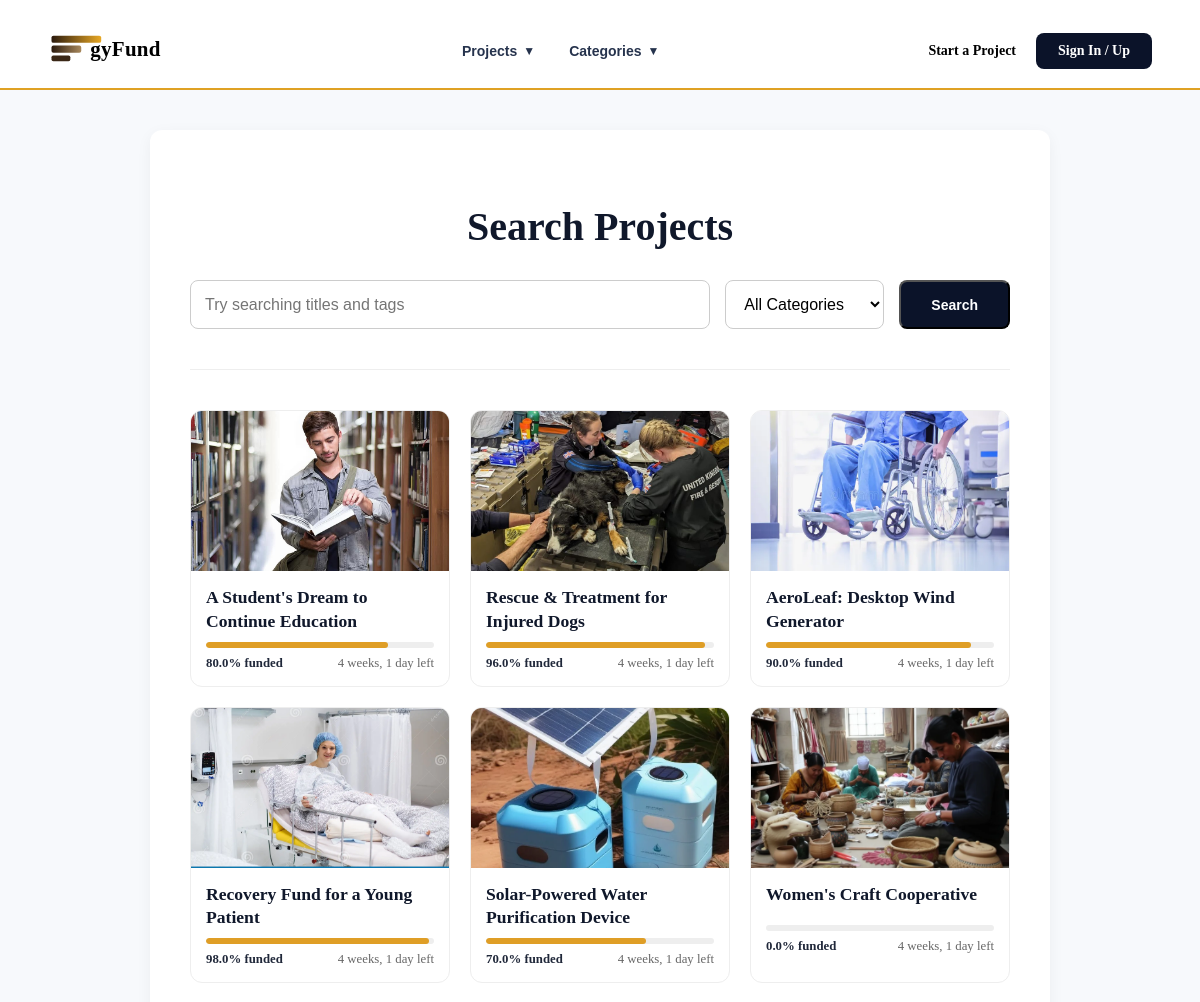
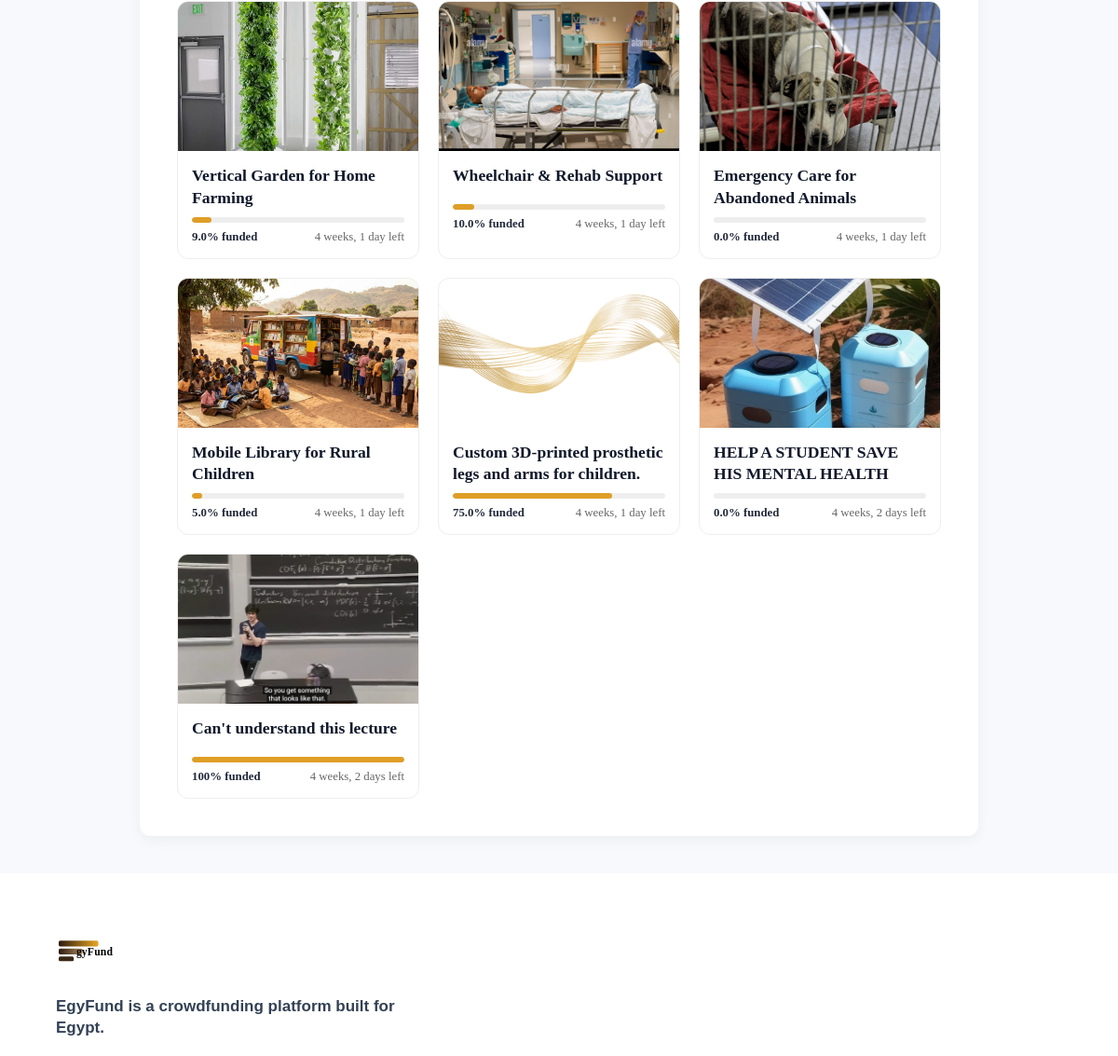
The app's page /search/ with its own data (2 pictures, top to bottom).
### projects/models.py (models this page shows, shortened)
class Project(models.Model):
    @property
    def total_donations(self):
        if hasattr(self, 'donations'):
            total = self.donations.aggregate(total=Sum('amount'))['total']
            return total if total else 0
        if hasattr(self, 'donation_set'):
            total = self.donation_set.aggregate(total=Sum('amount'))['total']
            return total if total else 0
        return 0
    @property
    def funding_percentage(self):
        if not self.target_amount or self.target_amount == 0:
            return 0
        pct = (self.total_donations / self.target_amount) * 100
        return min(round(pct, 1), 100)
    @property
    def cover_image_url(self):
        first_img = self.images.order_by('display_order', 'id').first()
        if first_img and first_img.image:
            return first_img.image.url
        title_to_image = {
            "A Student's Dream to Continue Education": "student-library-books-book-learn-education-knowledge-information-study.jpg",
            "Rescue & Treatment for Injured Dogs": "_128575048_colin-wide-1.jpg",
            "AeroLeaf: Desktop Wind Generator": "wheelchairs-hospital-patient-sitting-wheelchair-holds-his-hands-wheel-self-care-patients-mobility-127469472.webp",
            "Recovery Fund for a Young Patient": "young-woman-hospital-recovery-room-surgery-patient-recovering-post-operative-care-modern-cast-pulse-oximeter-71090332.webp",
            "Solar-Powered Water Purification Device": "image-3.webp",
            "Women's Craft Cooperative": "image_0-19.webp",
            "Vertical Garden for Home Farming": "aeroponic-garden-Indoor-Vertical-Farm.webp",
            "Wheelchair & Rehab Support": "female-patient-in-recovery-room-E594X7.jpg",
            "Emergency Care for Abandoned Animals": "1920_gettyimages-1162266390.jpg",
            "Mobile Library for Rural Children": "pict_large.jpg",
            "Custom 3D-printed prosthetic legs and arms for children.": "pngtree-abstract-golden-lines-ripple-fluttering-border-png-image_6787892.png"
        }
        if self.title in title_to_image:
            return f"/static/assets/images/{title_to_image[self.title]}"
        return '/static/assets/images/image-3.webp'
    class Status(models.TextChoices):
        DRAFT = "DRAFT", "Draft"
        RUNNING = "RUNNING", "Running"
        COMPLETED = "COMPLETED", "Completed"
        CANCELLED = "CANCELLED", "Cancelled"
    owner = models.ForeignKey(
        settings.AUTH_USER_MODEL,
        on_delete=models.CASCADE,
        related_name="projects"
    )
    category = models.ForeignKey(
        Category,
        on_delete=models.PROTECT,
        related_name="projects"
    )
    title = models.CharField(
        max_length=255
    )
    details = models.TextField()
    target_amount = models.DecimalField(
        max_digits=12,
        decimal_places=2
    )
    start_at = models.DateTimeField()
    end_at = models.DateTimeField()
    status = models.CharField(
        max_length=20,
        choices=Status.choices,
        default=Status.DRAFT
    )
    is_featured = models.BooleanField(
        default=False
    )
    cancelled_at = models.DateTimeField(
        blank=True,
        null=True
    )
    tags = models.ManyToManyField(
        Tag,
        through="ProjectTag",
        related_name="projects"
    )
    created_at = models.DateTimeField(
        auto_now_add=True
    )
    updated_at = models.DateTimeField(
        auto_now=True
    )

class ProjectImage(models.Model):
    project = models.ForeignKey(
        Project,
        on_delete=models.CASCADE,
        related_name="images"
    )
    image = models.ImageField(
        upload_to="projects/"
    )
    display_order = models.PositiveIntegerField(
        default=0
    )
    created_at = models.DateTimeField(
        auto_now_add=True
    )
    class Meta:
        ordering = ["display_order", "id"]

### projects/views.py (the view)
# urls.py: path('search/', views.search_projects, name='search_projects'),
def search_projects(request):
    query = request.GET.get('q', '')
    cat_id = request.GET.get('category', '')
    projects = Project.objects.all()
    if query:
        projects = projects.filter(title__icontains=query) | projects.filter(details__icontains=query)
    if cat_id:
        projects = projects.filter(category_id=cat_id)
    context = {
        'query': query,
        'selected_category': cat_id,
        'projects': projects,
        'categories': Category.objects.all()
    }
    return render(request, 'projects/search.html', context)

### projects/templates/projects/search.html (shortened to what this page needs)
﻿{% load static %}
<!DOCTYPE html>
<html lang="en" dir="ltr">
<head>
    <link rel="stylesheet" href="{% static 'css/base/reset.css' %}">
    <link rel="stylesheet" href="{% static 'css/pages/auth.css' %}">
    <link rel="stylesheet" href="{% static 'css/layout/header.css' %}">
    <link rel="stylesheet" href="{% static 'css/layout/footer.css' %}">
    <link rel="stylesheet" href="{% static 'css/components/slider.css' %}">
    <link rel="stylesheet" href="{% static 'css/components/cards.css' %}">
    <link rel="stylesheet" href="{% static 'css/pages/home.css' %}">
    <link rel="stylesheet" href="{% static 'css/components/featured-projects.css' %}">
</head>
<body>
    <header class="site-header">
        <div class="container header-container">
            <div class="logo">
                <a href="/">
                    <img src="{% static 'assets/icons/gyFund_logo.svg' %}" alt="EgyFund Text" class="logo-img-text">
                </a>
            </div>
            <nav class="main-navigation" aria-label="Main navigation">
                <div class="projects-navigation">
                    <button type="button" class="nav-link projects-toggle" id="projects-toggle" aria-expanded="false" aria-controls="projects-menu">
                        Projects <span class="projects-arrow" aria-hidden="true">&#9660;</span>
                    </button>
                </div>
                <div class="categories-navigation">
                    <button type="button" class="nav-link categories-toggle" id="categories-toggle" aria-expanded="false" aria-controls="categories-menu">
                        Categories <span class="categories-arrow" aria-hidden="true">&#9660;</span>
                    </button>
                </div>
            </nav>
            <div class="header-actions">
                {% if user.is_authenticated %}
                    <div class="user-navigation">
                        <button type="button" class="user-navigation-toggle" id="user-navigation-toggle" aria-expanded="false" aria-controls="user-navigation-menu">
                            <span class="user-avatar">
                                <img src="{% static 'assets/icons/profile-icon-white-bg.svg' %}" alt="User profile">
                            </span>
                            <span class="user-name" id="header-user-name">
                                {{ user.first_name|default:user.email }}
                            </span>
                            <span class="user-chevron" aria-hidden="true">&#9660;</span>
                        </button>
                        <div class="user-navigation-menu" id="user-navigation-menu" hidden>
                            <a href="{% url 'users:profile' %}" class="user-menu-item">
                                <span class="user-menu-text">My Profile</span>
                            </a>
                            <div class="user-menu-divider" aria-hidden="true"></div>
                            <form method="post" action="{% url 'users:logout' %}" style="margin: 0;">
                                {% csrf_token %}
                                <button type="submit" class="user-menu-item user-logout" style="width: 100%; text-align: left; background: none; border: none; cursor: pointer;">
                                    <span class="user-menu-text">Log out</span>
                                </button>
                            </form>
                        </div>
                    </div>
                {% else %}
                    <a href="{% url 'projects:go_fund' %}" class="btn-start">Start a Project</a>
                    <a href="{% url 'users:login' %}" class="btn-signin">Sign In / Up</a>
                {% endif %}
            </div>
        </div>
        <div class="header-border"></div>
    </header>
    <main class="search-page-container" style="background-color: #f7f9fc; min-height: 80vh; padding: 40px 0;">
        <section class="search-card container" style="max-width: 900px; margin: 0 auto; background: #fff; padding: 40px; border-radius: 12px; box-shadow: 0 4px 15px rgba(0,0,0,0.05);">
            <h1 style="font-size: 2.5rem; margin-bottom: 30px; text-align: center; color: #10182b;">Search Projects</h1>
            <form id="search-form" method="get" action="{% url 'projects:search_projects' %}" style="display: flex; gap: 15px; margin-bottom: 40px; flex-wrap: wrap;">
                <input type="search" id="search-input" name="q" value="{{ query }}" placeholder="Try searching titles and tags" style="flex: 1; min-width: 200px; padding: 14px; border-radius: 8px; border: 1px solid #ccc; font-size: 1rem;">
                <div class="category-field" style="display: flex; align-items: center; gap: 10px;">
                    <select id="category-select" name="category" style="padding: 14px; border-radius: 8px; border: 1px solid #ccc; font-size: 1rem; background: #fff;">
                        <option value="">All Categories</option>
                    </select>
                </div>
                <button type="submit" class="search-submit btn-signin" style="padding: 14px 30px;">Search</button>
            </form>
            <div class="search-divider" style="height: 1px; background-color: #eee; margin-bottom: 40px;"></div>
            <div id="search-results" class="projects-grid" style="display: grid; grid-template-columns: repeat(auto-fill, minmax(250px, 1fr)); gap: 20px;">
                {% for project in projects %}
                <article class="project-card" style="border: 1px solid #eee; border-radius: 12px; overflow: hidden;">
                    <a href="{% url 'projects:project_details' project.id %}" class="project-card-link" style="text-decoration: none; color: inherit;">
                        <div class="project-image-wrapper" style="height: 160px; overflow: hidden;">
                            <img src="{{ project.cover_image_url }}" alt="{{ project.title }}" class="project-image" style="width: 100%; height: 100%; object-fit: cover;">
                        </div>
                        <div class="project-content" style="padding: 15px;">
                            <h3 class="project-title" style="font-size: 1.1rem; font-weight: bold; margin-bottom: 8px; color: #10182b;">{{ project.title }}</h3>
                            <div class="project-progress" style="height: 6px; background: #eee; border-radius: 3px; margin-bottom: 8px; overflow: hidden;">
                                <span style="display: block; height: 100%; background: #df9e26; width: {{ project.funding_percentage }}%;"></span>
                            </div>
                            <div class="project-footer" style="display: flex; justify-content: space-between; font-size: 0.8rem; color: #666;">
                                <strong>{{ project.funding_percentage }}% funded</strong>
                                <span>{{ project.end_at|timeuntil }} left</span>
                            </div>
                        </div>
                    </a>
                </article>
                {% empty %}
                    <div style="grid-column: 1/-1; text-align: center; padding: 40px;">
                        <p style="font-size: 1.2rem; color: #666;">No projects match your search criteria.</p>
                    </div>
                {% endfor %}
            </div>
        </section>
    </main>
    <footer class="site-footer" id="footer">
        <div class="footer-container">
            <div class="footer-brand">
                <div class="logo">
                    <img src="{% static 'assets/icons/gyFund_logo.svg' %}" alt="EgyFund Text" class="logo-img-text" style="height: 25px; display: inline-block; vertical-align: middle;">
                </div>
                <p class="footer-description">
                    EgyFund is a crowdfunding platform built for Egypt.
                </p>
            </div>
        </div>
    </footer>
</body>
</html>

### static/css/layout/header.css (style rules this page uses)
.site-header { background-color: #ffffff; padding: 10px 0 0 0; position: relative; }
.container { width: 92%; max-width: 1300px; margin: 0 auto; }
.header-container { display: flex; align-items: center; justify-content: space-between; }
.logo a { text-decoration: none; display: flex; align-items: center; gap: 0px; }
.logo-img-text { height: 45px; width: auto; object-fit: contain; margin-left: -60px; }
.header-actions { display: flex; align-items: center; gap: 20px; }
.btn-start { text-decoration: none; color: #000; font-size: 14px; font-weight: 600; }
.site-header .btn-signin { border: none; outline: none; cursor: pointer; appearance: none; -webkit-appearance: none; }
.btn-signin { text-decoration: none; background-color: #0b1329; color: #fff; padding: 10px 22px; border-radius: 8px; font-size: 14px; font-weight: 600; }
.header-border { height: 2px; background-color: #DFA124; width: 100%; margin-top: 15px; }
.main-navigation { display: flex; align-items: center; gap: 34px; }
.main-navigation .nav-link { display: inline-flex; align-items: center; gap: 6px; padding: 8px 0; border: none; background: transparent; color: #26334d; font-family: Arial, sans-serif; font-size: 14px; font-weight: 600; line-height: 1; text-decoration: none; cursor: pointer; }
.projects-navigation { position: relative; }
.projects-toggle { appearance: none; -webkit-appearance: none; }
.projects-arrow { font-size: 12px; transition: transform 0.2s ease; }
.categories-navigation { position: relative; }
.categories-toggle { appearance: none; -webkit-appearance: none; }
.categories-arrow { font-size: 12px; transition: transform 0.2s ease; }

### static/css/layout/footer.css (style rules this page uses)
.site-footer { margin-top: auto; padding: 70px 0 18px; background-color: #ffffff; color: #33415f; }
.footer-container { display: flex; justify-content: space-between; gap: 80px; width: min(100% - 120px, 1220px); margin-inline: auto; }
.footer-brand .logo { display: block; }
.footer-brand .logo .logo-img-text { display: block; width: auto; height: 45px; margin-left: -60px; object-fit: contain; }
.footer-description { max-width: 370px; margin: 32px 0 0; color: #334155; font-family: Arial, sans-serif; font-size: 17px; font-weight: 600; line-height: 1.35; }

### static/css/pages/home.css (style rules this page uses)
.projects-grid { display: grid; grid-template-columns: repeat(3, minmax(0, 1fr)); gap: 30px; align-items: stretch; }
.project-card { box-sizing: border-box; min-width: 0; overflow: hidden; border: 2px solid transparent; border-radius: 12px; background-color: #ffffff; transition: transform 0.25s ease, box-shadow 0.25s ease, border-color 0.25s ease; }
.project-card-link { display: block; height: 100%; color: inherit; text-decoration: none; }
.project-image-wrapper { position: relative; height: 200px; overflow: hidden; }
.project-image { display: block; width: 100%; height: 100%; object-fit: cover; transition: transform 0.3s ease; }
.project-content { padding: 17px 11px 14px; }
.project-title { min-height: 34px; margin: 0 0 5px; color: #20283a; font-size: 13px; font-weight: 800; line-height: 1.35; }
.project-progress { width: 100%; height: 5px; overflow: hidden; border-radius: 10px; background-color: #e1e9f2; }
.project-progress span { display: block; height: 100%; border-radius: inherit; background-color: #438fce; }
.project-footer { display: flex; align-items: center; justify-content: space-between; margin-top: 6px; color: #687892; font-size: 10px; }
.project-footer strong { color: #20283a; font-weight: 800; }

### records on screen
Project: shows a picture, title "A Student's Dream to Continue Education", funding_percentage "80.0", end_at "4 weeks, 1 day"
Project: shows a picture, title "Rescue & Treatment for Injured Dogs", funding_percentage "96.0", end_at "4 weeks, 1 day"
Project: shows a picture, title "AeroLeaf: Desktop Wind Generator", funding_percentage "90.0", end_at "4 weeks, 1 day"
Project: shows a picture, title "Recovery Fund for a Young Patient", funding_percentage "98.0", end_at "4 weeks, 1 day"
Project: title "Solar-Powered Water Purification Device", funding_percentage "70.0", end_at "4 weeks, 1 day"
Project: shows a picture, title "Women's Craft Cooperative", funding_percentage "0.0", end_at "4 weeks, 1 day"
Project: shows a picture, title "Vertical Garden for Home Farming", funding_percentage "9.0", end_at "4 weeks, 1 day"
Project: shows a picture, title "Wheelchair & Rehab Support", funding_percentage "10.0", end_at "4 weeks, 1 day"
Project: shows a picture, title "Emergency Care for Abandoned Animals", funding_percentage "0.0", end_at "4 weeks, 1 day"
Project: shows a picture, title "Mobile Library for Rural Children", funding_percentage "5.0", end_at "4 weeks, 1 day"
Project: shows a picture, title "Custom 3D-printed prosthetic legs and arms for children.", funding_percentage "75.0", end_at "4 weeks, 1 day"
Project: title "HELP A STUDENT SAVE HIS MENTAL HEALTH", funding_percentage "0.0", end_at "4 weeks, 2 days"
Project: cover_image_url (picture), title "Can't understand this lecture", funding_percentage "100", end_at "4 weeks, 2 days"
